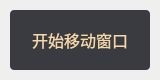
<?xml version="1.0" encoding="UTF-8"?>
<ui version="4.0">
 <class>YuanShen_PopupMoveClass</class>
 <widget class="QMainWindow" name="YuanShen_PopupMoveClass">
  <property name="geometry">
   <rect>
    <x>0</x>
    <y>0</y>
    <width>160</width>
    <height>80</height>
   </rect>
  </property>
  <property name="windowTitle">
   <string>YuanShen_PopupMove</string>
  </property>
  <property name="windowIcon">
   <iconset resource="YuanShen_PopupMove.qrc">
    <normaloff>:/YuanShen_PopupMove/resource/icon.ico</normaloff>:/YuanShen_PopupMove/resource/icon.ico</iconset>
  </property>
  <widget class="QWidget" name="centralWidget">
   <layout class="QGridLayout" name="gridLayout">
    <property name="leftMargin">
     <number>0</number>
    </property>
    <property name="topMargin">
     <number>0</number>
    </property>
    <property name="rightMargin">
     <number>0</number>
    </property>
    <property name="bottomMargin">
     <number>0</number>
    </property>
    <item row="0" column="0">
     <widget class="QStackedWidget" name="stackedWidget">
      <property name="styleSheet">
       <string notr="true"/>
      </property>
      <property name="currentIndex">
       <number>0</number>
      </property>
      <widget class="QWidget" name="page">
       <layout class="QGridLayout" name="gridLayout_2">
        <property name="sizeConstraint">
         <enum>QLayout::SetDefaultConstraint</enum>
        </property>
        <property name="leftMargin">
         <number>10</number>
        </property>
        <property name="topMargin">
         <number>10</number>
        </property>
        <property name="rightMargin">
         <number>10</number>
        </property>
        <property name="bottomMargin">
         <number>10</number>
        </property>
        <property name="spacing">
         <number>0</number>
        </property>
        <item row="0" column="0">
         <widget class="QPushButton" name="pB_StartMove">
          <property name="minimumSize">
           <size>
            <width>100</width>
            <height>60</height>
           </size>
          </property>
          <property name="font">
           <font>
            <family>微软雅黑</family>
            <pointsize>12</pointsize>
           </font>
          </property>
          <property name="styleSheet">
           <string notr="true">QPushButton{
background-color:rgb(57, 59, 64);
color:rgb(244, 216, 168);
border:none;
border-radius:4px;
}
QPushButton:hover {
background-color:rgb(77, 79, 83);
}
QPushButton:pressed {
background-color:rgb(57, 59, 64);
}</string>
          </property>
          <property name="text">
           <string>开始移动窗口</string>
          </property>
         </widget>
        </item>
       </layout>
      </widget>
      <widget class="QWidget" name="page_2">
       <layout class="QGridLayout" name="gridLayout_3">
        <item row="0" column="0">
         <widget class="QLabel" name="label">
          <property name="font">
           <font>
            <family>微软雅黑</family>
            <pointsize>11</pointsize>
            <weight>50</weight>
            <italic>false</italic>
            <bold>false</bold>
           </font>
          </property>
          <property name="styleSheet">
           <string notr="true">
border:none;
padding: 0 20px;
background: rgba(246, 245, 243,128);
border-radius: 0px;
font: 11pt &quot;微软雅黑&quot;;
color:rgba(244, 216, 168,255);
</string>
          </property>
          <property name="text">
           <string>按住拖动
右键退出</string>
          </property>
          <property name="alignment">
           <set>Qt::AlignCenter</set>
          </property>
         </widget>
        </item>
       </layout>
      </widget>
     </widget>
    </item>
   </layout>
  </widget>
 </widget>
 <layoutdefault spacing="6" margin="11"/>
 <resources>
  <include location="YuanShen_PopupMove.qrc"/>
 </resources>
 <connections/>
</ui>
